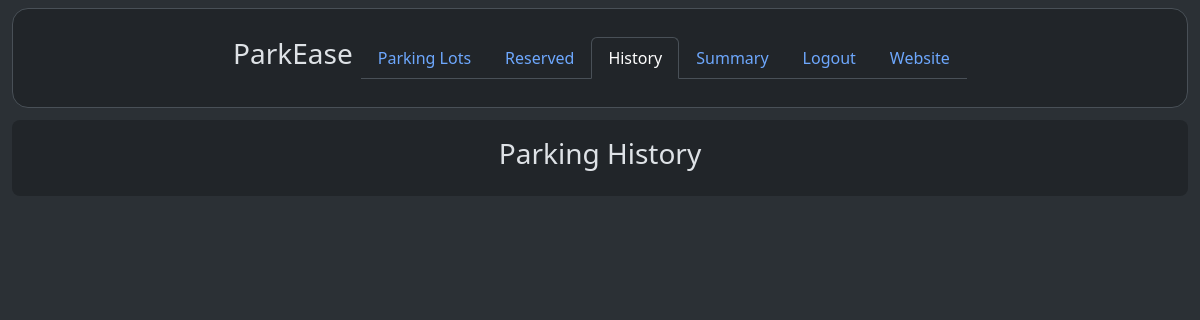
/user/dashboard/history (signed in), run on an earlier commit of the app's database.
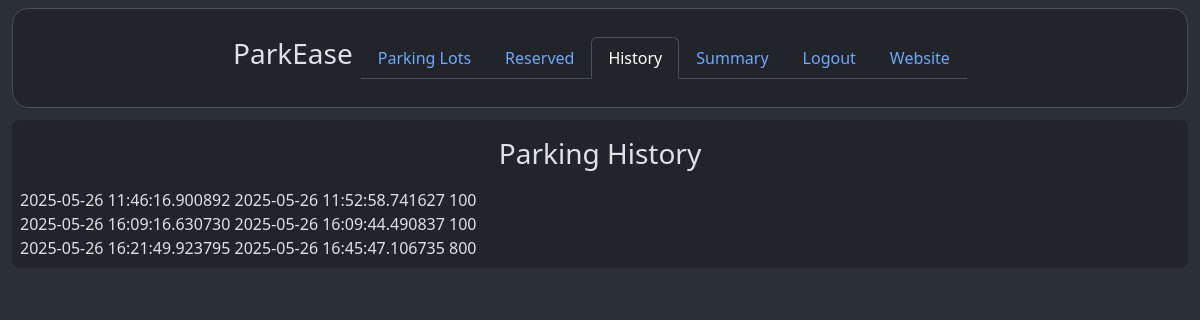
And on a later commit of the database.
### models/parkingInfo.py (models this page shows, shortened)
class ReservedParkingSpot(db.Model) :
    __tablename__ = "reservedparkingspot"
    id = db.Column(db.Integer, primary_key = True, autoincrement = True)
    parkingSpotId = db.Column(db.Integer, db.ForeignKey("parkingspot.id"))
    userId = db.Column(db.Integer, db.ForeignKey("user.id"))
    parkingTimestamp = db.Column(db.DateTime)
    leavingTimestamp = db.Column(db.DateTime)
    totalCost = db.Column(db.Integer)
    vehicleNumber = db.Column(db.String)

### controllers/userDashboard.py (the view)
@userbp.route("/dashboard/history", methods = ["GET"])
def history() :
    return render_template("user/reservedSpotHistory.html", reservedParkingSpots = viewAllReservedParkingSpots())

### controllers/userDashboard.py (called while the page is built)
@userbp.before_request
def restrict() :
    if session.get("type") != "user" :
        return redirect(url_for("general.signIn"))

def viewAllReservedParkingSpots() :
    return db.session.execute(db.select(ReservedParkingSpot).filter_by(userId = session["id"])).scalars().all()

### templates/user/reservedSpotHistory.html (shortened to what this page needs)
<!DOCTYPE html>
<html class = "h-100" data-bs-theme = "dark">
    <head>
        <link rel = "stylesheet" href = "/static/bootstrap/css/bootstrap.min.css"/>
        <link rel = "stylesheet" href = "/static/css/style.css"/>
    </head>
    <body class = "h-100">
        <div class = "container-fluid bg-body-tertiary min-vh-100">
            <div class = "container-fluid d-flex justify-content-center bg-body">
                <div class = "container-fluid mt-2 rounded-4 container-fluid border d-flex align-items-center justify-content-center overflow-auto position-fixed" style = "height: 100px; width: 98%; background-color: rgba(33, 37, 41, 0.9); z-index: 1000;">
                    <a href = "/" class = "text-decoration-none text-reset me-2">
                        <h3>
                            ParkEase
                        </h3>
                    </a>
                    <ul class = "nav nav-tabs">
                        <li class = "nav-item">
                            <a class = "nav-link" href = "/user/dashboard">
                                Parking Lots
                            </a>
                        </li>
                        <li class = "nav-item">
                            <a class = "nav-link", href = "/user/dashboard/reserved">
                                Reserved
                            </a>
                        </li>
                        <li class = "nav-item">
                            <a class = "nav-link active", href = "/user/dashboard/history">
                                History
                            </a>
                        </li>
                        <li class = "nav-item">
                            <a class = "nav-link" href = "/user/dashboard/summary">
                                Summary
                            </a>
                        </li>
                        <li class = "nav-item">
                            <a class = "nav-link" href = "/signIn">
                                Logout
                            </a>
                        </li>
                        <li class = "nav-item">
                            <a class = "nav-link" href = "/">
                                Website
                            </a>
                        </li>
                    </ul>
                </div>
            </div>
            <div class = "rounded-3 container-fluid bg-body p-2 overflow-fixed" style = "height: 80%; width: 100%; margin-top: 120px;">
                <div class = "d-flex justify-content-center align-items-center gap-2" style = "height: 60px;">
                    <h3>
                        Parking History
                    </h3>
                </div>
                <div>
                    {% for reservedParkingSpot in reservedParkingSpots %}
                        <div>
                            {{ reservedParkingSpot.parkingTimestamp }}
                            {{ reservedParkingSpot.leavingTimestamp }}
                            {{ reservedParkingSpot.totalCost }}
                        </div>
                    {% endfor %}
                </div>
            </div>
        </div>
    </body>
</html>

What changed in the data, as far as the page shows it:
added ReservedParkingSpot: parkingTimestamp "2025-05-26 11:46:16.900892", leavingTimestamp "2025-05-26 11:52:58.741627", totalCost "100"
added ReservedParkingSpot: parkingTimestamp "2025-05-26 16:09:16.630730", leavingTimestamp "2025-05-26 16:09:44.490837", totalCost "100"
added ReservedParkingSpot: parkingTimestamp "2025-05-26 16:21:49.923795", leavingTimestamp "2025-05-26 16:45:47.106735", totalCost "800"
